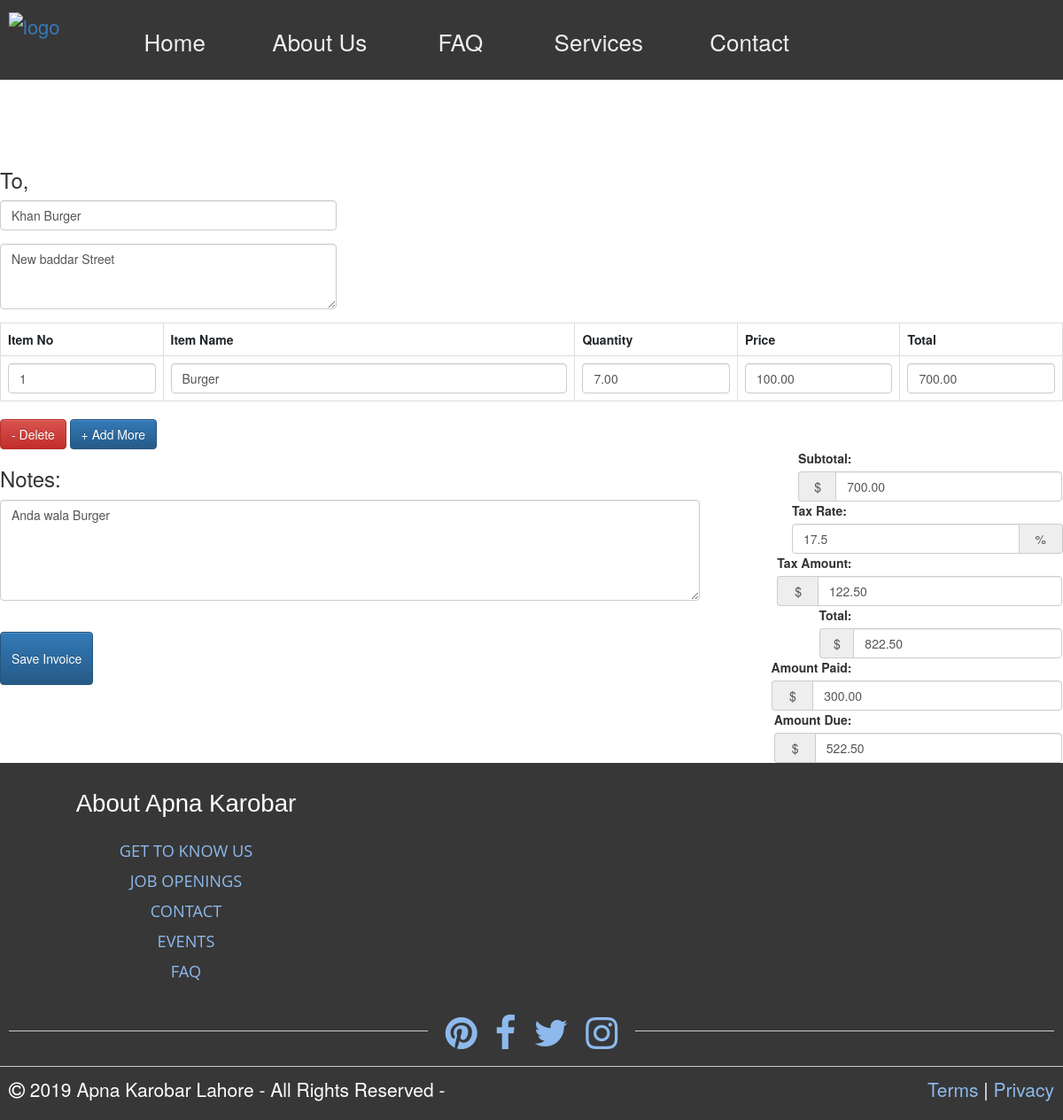
Page /invoice-system-php/edit_invoice.php?update_id=686 (signed in) on the committed database.
### tables this page shows
CREATE TABLE `invoice_order` (
  `order_id` int(11) NOT NULL,
  `user_id` int(11) NOT NULL,
  `order_date` timestamp NOT NULL DEFAULT current_timestamp(),
  `order_receiver_name` varchar(250) NOT NULL,
  `order_receiver_address` text NOT NULL,
  `order_total_before_tax` decimal(10,2) NOT NULL,
  `order_total_tax` decimal(10,2) NOT NULL,
  `order_tax_per` varchar(250) NOT NULL,
  `order_total_after_tax` double(10,2) NOT NULL,
  `order_amount_paid` decimal(10,2) NOT NULL,
  `order_total_amount_due` decimal(10,2) NOT NULL,
  `note` text NOT NULL
);

CREATE TABLE `invoice_order_item` (
  `order_item_id` int(11) NOT NULL,
  `order_id` int(11) NOT NULL,
  `item_code` varchar(250) NOT NULL,
  `item_name` varchar(250) NOT NULL,
  `order_item_quantity` decimal(10,2) NOT NULL,
  `order_item_price` decimal(10,2) NOT NULL,
  `order_item_final_amount` decimal(10,2) NOT NULL
);

### invoice-system-php/Invoice.php (called while the page is built, shortened)
<?php
class Invoice
{
	private $host  = 'localhost';
	private $user  = 'root';
	private $password  = "";
	private $database  = "invoice_system";
	private $invoiceOrderTable = 'invoice_order';
	private $invoiceOrderItemTable = 'invoice_order_item';
	private $dbConnect = false;
	public function __construct()
	{
		if (!$this->dbConnect) {
			$conn = new mysqli($this->host, $this->user, $this->password, $this->database);
			if ($conn->connect_error) {
				die("Error failed to connect to MySQL: " . $conn->connect_error);
			} else {
				$this->dbConnect = $conn;
			}
		}
	}
	private function getData($sqlQuery)
	{
		$result = mysqli_query($this->dbConnect, $sqlQuery);
		$data = array();
		while ($row = mysqli_fetch_array($result, MYSQLI_ASSOC)) {
			$data[] = $row;
		}
		return $data;
	}
	public function getInvoice($invoiceId)
	{
		$sqlQuery = "
			SELECT * FROM " . $this->invoiceOrderTable . "
			WHERE user_id = '" . $_SESSION['userid'] . "' AND order_id = '$invoiceId'";
		$result = mysqli_query($this->dbConnect, $sqlQuery);
		$row = mysqli_fetch_array($result, MYSQLI_ASSOC);
		return $row;
	}
	public function getInvoiceItems($invoiceId)
	{
		$sqlQuery = "
			SELECT * FROM " . $this->invoiceOrderItemTable . "
			WHERE order_id = '$invoiceId'";
		return  $this->getData($sqlQuery);
	}
}

### invoice-system-php/edit_invoice.php (the view, shortened to what this page needs)
<?php
include('inc/header.php');
include 'Invoice.php';
$invoice = new Invoice();
$invoice->checkLoggedIn();
if (!empty($_GET['update_id']) && $_GET['update_id']) {
	$invoiceValues = $invoice->getInvoice($_GET['update_id']);
	$invoiceItems = $invoice->getInvoiceItems($_GET['update_id']);
}
?>
<link href="css/style.css" rel="stylesheet">
			<div class="row">
				<div class="col-xs-12 col-sm-4 col-md-4 col-lg-4 pull-left">
					<h3>To,</h3>
					<div class="form-group">
						<input value="<?php echo $invoiceValues['order_receiver_name']; ?>" type="text" class="form-control" name="companyName" id="companyName" placeholder="Company Name" autocomplete="off">
					</div>
					<div class="form-group">
						<textarea class="form-control" rows="3" name="address" id="address" placeholder="Your Address"><?php echo $invoiceValues['order_receiver_address']; ?></textarea>
					</div>
				</div>
			</div>
			<div class="row">
				<div class="col-xs-12 col-sm-12 col-md-12 col-lg-12">
					<table class="table table-bordered table-hover" id="invoiceItem">
						<tr>
							<th width="15%">Item No</th>
							<th width="38%">Item Name</th>
							<th width="15%">Quantity</th>
							<th width="15%">Price</th>
							<th width="15%">Total</th>
						</tr>
						<?php
						$count = 0;
						foreach ($invoiceItems as $invoiceItem) {
							$count++;
						?>
							<tr>
								<td><input type="text" value="<?php echo $invoiceItem["item_code"]; ?>" name="productCode[]" id="productCode_<?php echo $count; ?>" class="form-control" autocomplete="off"></td>
								<td><input type="text" value="<?php echo $invoiceItem["item_name"]; ?>" name="productName[]" id="productName_<?php echo $count; ?>" class="form-control" autocomplete="off"></td>
								<td><input type="number" value="<?php echo $invoiceItem["order_item_quantity"]; ?>" name="quantity[]" id="quantity_<?php echo $count; ?>" class="form-control quantity" autocomplete="off"></td>
								<td><input type="number" value="<?php echo $invoiceItem["order_item_price"]; ?>" name="price[]" id="price_<?php echo $count; ?>" class="form-control price" autocomplete="off"></td>
								<td><input type="number" value="<?php echo $invoiceItem["order_item_final_amount"]; ?>" name="total[]" id="total_<?php echo $count; ?>" class="form-control total" autocomplete="off"></td>
							</tr>
						<?php } ?>
					</table>
				</div>
			</div>
			<div class="row">
				<div class="col-xs-12 col-sm-3 col-md-3 col-lg-3">
					<button class="btn btn-danger delete" id="removeRows" type="button">- Delete</button>
					<button class="btn btn-primary" id="addRows" type="button">+ Add More</button>
				</div>
			</div>
			<div class="row">
				<div class="col-xs-12 col-sm-8 col-md-8 col-lg-8">
					<h3>Notes: </h3>
					<div class="form-group">
						<textarea class="form-control txt" rows="5" name="notes" id="notes" placeholder="Your Notes"><?php echo $invoiceValues['note']; ?></textarea>
					</div>
					<br>
					<div class="form-group">
						<input data-loading-text="Updating Invoice..." type="submit" name="invoice_btn" value="Save Invoice" class="btn btn-primary submit_btn invoice-save-btm">
					</div>
				</div>
				<div class="col-xs-12 col-sm-4 col-md-4 col-lg-4">
					<span class="form-inline">
						<div class="form-group">
							<label>Subtotal: &nbsp;</label>
							<div class="input-group">
								<div class="input-group-addon currency">$</div>
								<input value="<?php echo $invoiceValues['order_total_before_tax']; ?>" type="number" class="form-control" name="subTotal" id="subTotal" placeholder="Subtotal">
							</div>
						</div>
						<div class="form-group">
							<label>Tax Rate: &nbsp;</label>
							<div class="input-group">
								<input value="<?php echo $invoiceValues['order_tax_per']; ?>" type="number" class="form-control" name="taxRate" id="taxRate" placeholder="Tax Rate">
								<div class="input-group-addon">%</div>
							</div>
						</div>
						<div class="form-group">
							<label>Tax Amount: &nbsp;</label>
							<div class="input-group">
								<div class="input-group-addon currency">$</div>
								<input value="<?php echo $invoiceValues['order_total_tax']; ?>" type="number" class="form-control" name="taxAmount" id="taxAmount" placeholder="Tax Amount">
							</div>
						</div>
						<div class="form-group">
							<label>Total: &nbsp;</label>
							<div class="input-group">
								<div class="input-group-addon currency">$</div>
								<input value="<?php echo $invoiceValues['order_total_after_tax']; ?>" type="number" class="form-control" name="totalAftertax" id="totalAftertax" placeholder="Total">
							</div>
						</div>
						<div class="form-group">
							<label>Amount Paid: &nbsp;</label>
							<div class="input-group">
								<div class="input-group-addon currency">$</div>
								<input value="<?php echo $invoiceValues['order_amount_paid']; ?>" type="number" class="form-control" name="amountPaid" id="amountPaid" placeholder="Amount Paid">
							</div>
						</div>
						<div class="form-group">
							<label>Amount Due: &nbsp;</label>
							<div class="input-group">
								<div class="input-group-addon currency">$</div>
								<input value="<?php echo $invoiceValues['order_total_amount_due']; ?>" type="number" class="form-control" name="amountDue" id="amountDue" placeholder="Amount Due">
							</div>
						</div>
					</span>
				</div>
			</div>
<?php include('inc/footer.php'); ?>

### invoice-system-php/inc/header.php (shortened to what this page needs)
<!DOCTYPE html>
<html>
<head>
    <link rel="stylesheet" href="https://maxcdn.bootstrapcdn.com/bootstrap/3.3.5/css/bootstrap.min.css">
    <link rel="stylesheet" href="https://maxcdn.bootstrapcdn.com/bootstrap/3.3.5/css/bootstrap-theme.min.css">
    <link rel="stylesheet" href="https://cdnjs.cloudflare.com/ajax/libs/font-awesome/4.7.0/css/font-awesome.min.css" />
    <link rel="stylesheet" href="css/HeaderandFooterstyle.css">
    <link href="https://cdn.jsdelivr.net/npm/bootstrap@5.1.1/dist/css/bootstrap.min.css" rel="stylesheet" />
</head>
<body>
    <div class="nav">
        <div class="nav-header">
            <div class="nav-title">
                <a href="index.html">
                    <img src="images/logo.png" alt="logo" width="270px" height="80px" />
                </a>
            </div>
        </div>
        <div class="nav-links nav-item  active ms-5">
            <a href="http://localhost/Project/Apna%20karobar/index.php" target="_self" class="px-3 ms-5">Home</a>
            <a href="http://localhost/Project/Apna%20karobar/aboutus.php" target="_self" class="px-3 ms-5">About Us</a>
            <a href="http://localhost/Project/Apna%20karobar/faq.php" target="_self" class="px-4 ms-5"> FAQ</a>
            <a href="http://localhost/Project/Apna%20karobar/services.php" target="_self" class="px-3 ms-5">Services</a>
            <a href="http://localhost/Project/Apna%20karobar/contact.php" target="_self" class="px-3 ms-5">Contact</a>
        </div>
    </div>
</body>
</html>

### invoice-system-php/inc/footer.php (shortened to what this page needs)
<!DOCTYPE html>
<html lang="en">
<head>
    <link rel="stylesheet" href="https://maxcdn.bootstrapcdn.com/bootstrap/3.3.5/css/bootstrap.min.css">
    <link rel="stylesheet" href="https://maxcdn.bootstrapcdn.com/bootstrap/3.3.5/css/bootstrap-theme.min.css">
    <link rel="stylesheet" href="css/HeaderandFooterstyle.css">
</head>
<body>
    <footer class="flex-rw py-3">
        <ul class="footer-list-top" style="float: right" style="display: inline">
            <li>
                <h4 class="footer-list-header">About Apna Karobar</h4>
            </li>
            <li>
                <a href="aboutus.html" class="generic-anchor footer-list-anchor text-decoration-none" itemprop="significantLink">GET TO KNOW US</a>
            </li>
            <li>
                <a href="#" itemprop="significantLink" class="generic-anchor footer-list-anchor text-decoration-none">JOB OPENINGS</a>
            </li>
            <li>
                <a href="./contact.html" class="generic-anchor footer-list-anchor text-decoration-none" itemprop="significantLink">CONTACT</a>
            </li>
            <li>
                <a href="#" class="generic-anchor footer-list-anchor text-decoration-none" itemprop="significantLink">EVENTS</a>
            </li>
            <li>
                <a href="/faq.html" class="generic-anchor footer-list-anchor text-decoration-none" itemprop="significantLink">FAQ</a>
            </li>
        </ul>
        <section class="footer-social-section flex-rw">
            <span class="footer-social-overlap footer-social-icons-wrapper">
                <a href="https://www.pinterest.com/" class="generic-anchor" target="_blank" title="Pinterest" itemprop="significantLink"><i class="fa fa-pinterest"></i></a>
                <a href="https://www.facebook.com/" class="generic-anchor" target="_blank" title="Facebook" itemprop="significantLink"><i class="fa fa-facebook"></i></a>
                <a href="https://twitter.com/" class="generic-anchor" target="_blank" title="Twitter" itemprop="significantLink"><i class="fa fa-twitter"></i></a>
                <a href="http://instagram.com/" class="generic-anchor" target="_blank" title="Instagram" itemprop="significantLink"><i class="fa fa-instagram"></i></a>
            </span>
        </section>
        <section class="footer-bottom-section flex-rw">
            <div class="footer-bottom-wrapper">
                <i class="fa fa-copyright" role="copyright"> </i> 2019 Apna Karobar
                <address class="footer-address" role="company address">
                    Lahore
                </address>
                <span class="footer-bottom-rights"> - All Rights Reserved - </span>
            </div>
            <div class="footer-bottom-wrapper">
                <a href="#" class="generic-anchor text-decoration-none" rel="nofollow">Terms</a> |
                <a href="#" class="generic-anchor text-decoration-none" rel="nofollow">Privacy</a>
            </div>
        </section>
    </footer>
</body>
</html>

### invoice-system-php/css/HeaderandFooterstyle.css (style rules this page uses)
.nav { height: 90px; width: 100%; background-color: #373737; }
.nav > .nav-header { display: inline; }
.nav > .nav-header > .nav-title { display: inline-block; font-size: 22px; color: #fff; padding: 10px 10px 10px 10px; }
.nav > .nav-links { display: inline; float: right; font-size: 26px; padding: 15px; margin-right:15px ; }
.nav > .nav-links > a { display: inline-block; padding: 13px 10px 13px 10px; text-decoration: none; color: #efefef; margin-right:18px ; }
ul { list-style: none; }
a { text-decoration: none; }
.generic-anchor { color: #8db9ed; }
.flex-rw { display: flex; flex-flow: row wrap; }
footer { background: #373737; margin-top: auto; width: 100%; }
.footer-list-top { width: 33.333%; }
.footer-list-top > li { text-align: center; padding-bottom: 10px; }
.footer-list-header { padding: 10px 0 5px 0; color: #fff; font: 2.3vw "Oswald", sans-serif; }
.footer-list-anchor { font: 1.3em "Open Sans", sans-serif; }
.footer-social-section { width: 100%; align-items: center; justify-content: space-around; position: relative; margin-top: 5px; }
.footer-social-section::after { content: ""; position: absolute; z-index: 1; top: 50%; left: 10px; border-top: 1px solid #ccc; width: calc(100% - 20px); }
.footer-social-overlap { position: relative; z-index: 2; background: #373737; padding: 0 20px; }
.footer-social-overlap > a { font-size: 3em; }
.footer-social-overlap > a:not(:first-child) { margin-left: 0.38em; }
.footer-bottom-section { width: 100%; padding: 10px; border-top: 1px solid #ccc; margin-top: 10px; }
.footer-bottom-section > div:first-child { margin-right: auto; }
.footer-bottom-wrapper { font-size: 1.5em; color: #fff; }
.footer-address { display: inline; font-style: normal; }

### invoice-system-php/css/style.css (style rules this page uses)
html { background-color1: #f0f3f4; position: relative; min-height: 100%; }
body { background-color: transparent; color: #58666e; font-family: "Source Sans Pro","Helvetica Neue",Helvetica,Arial,sans-serif; font-size: 14px; line-height: 1.42857; }
.btn-primary, .panel-primary { border-color: #7266ba; color: #fff !important; }
.btn-danger, .panel-danger { border-color: #f05050; color: #fff !important; }
input[type=number] { -moz-appearance: textfield; }
.form-inline .form-group { margin-bottom: 20px; float: right; }
.invoice-save-btm { height:60px;padding:20px;font-size:20px; }

### rows in the picture
invoice_order: companyName "Khan Burger", address "New baddar Street", notes "Anda wala Burger", subTotal "700.00", taxRate "17.5", taxAmount "122.50", totalAftertax "822.50", amountPaid "300.00", amountDue "522.50"
invoice_order_item: item_code "1", item_name "Burger", order_item_quantity "7.00", order_item_price "100.00", order_item_final_amount "700.00"
